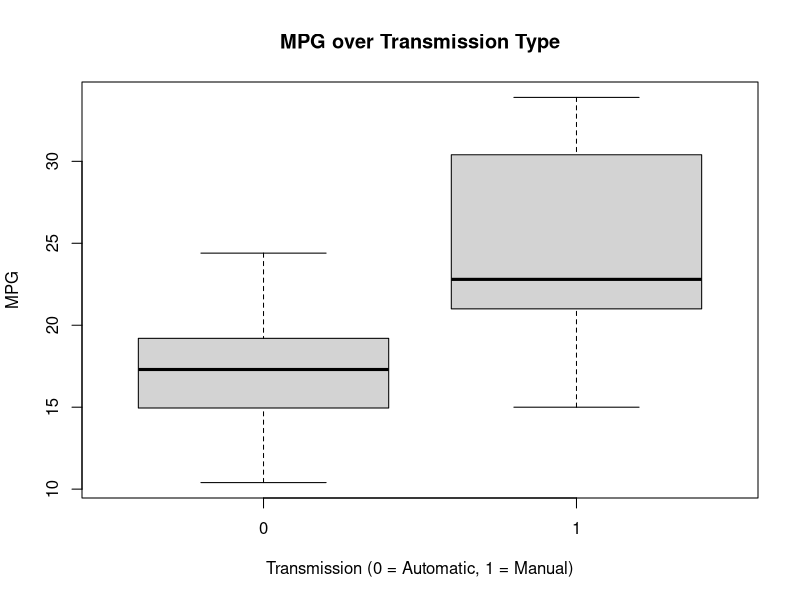
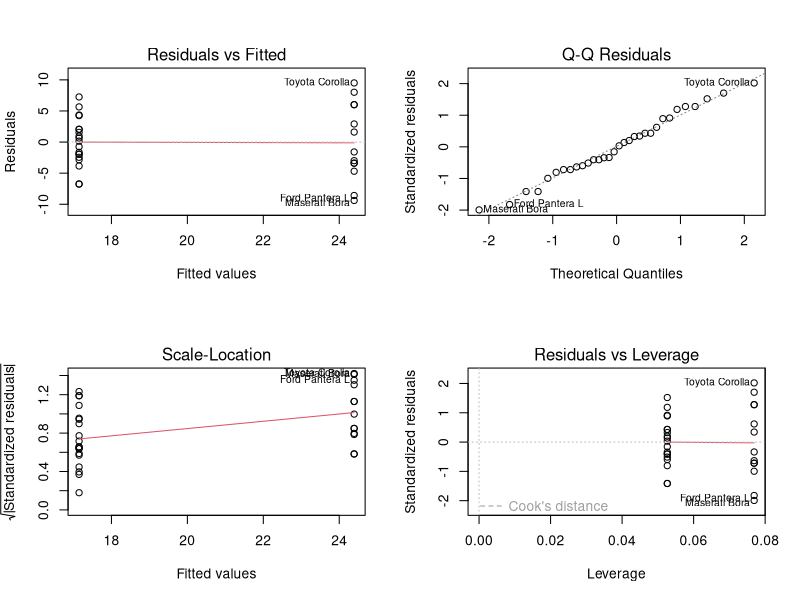

Write R code to recreate these figures, in order.
## ---- chunk 1
data(mtcars)
head(mtcars)

boxplot(mtcars$mpg ~ mtcars$am, 
        xlab="Transmission (0 = Automatic, 1 = Manual)", 
        ylab="MPG",main="MPG over Transmission Type")
## ---- chunk 2
model <- lm(mpg ~ am, data = mtcars)
summary(model)
## ---- chunk 3
par(mfrow = c(2, 2))
plot(model)
## ---- chunk 4
summary(mtcars)
